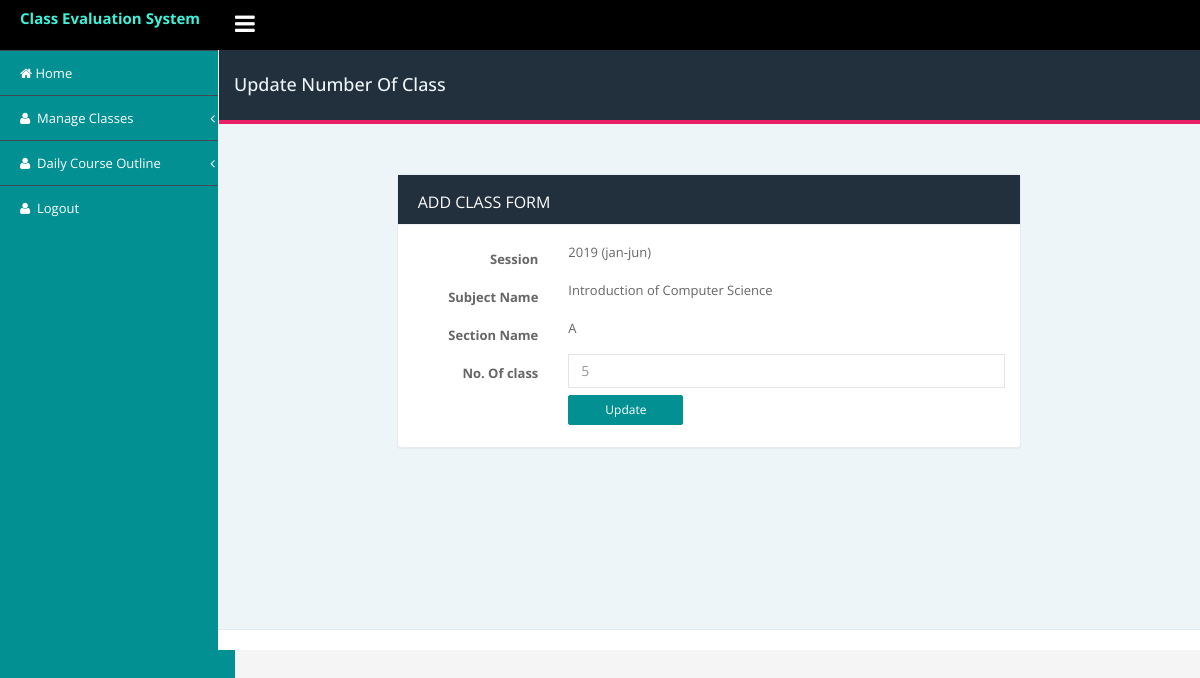
The app's page /admin/class/update_class.php?id=1 (signed in) with its own data.
### tables this page shows
CREATE TABLE `teacher` (
  `id` int(11) NOT NULL,
  `teacher_id` varchar(250) DEFAULT NULL COMMENT 'same as member id',
  `name` varchar(250) DEFAULT NULL,
  `status` int(11) NOT NULL DEFAULT '1',
  `created_at` datetime DEFAULT NULL,
  `updated_at` timestamp NULL DEFAULT CURRENT_TIMESTAMP
);

CREATE TABLE `session` (
  `id` int(11) NOT NULL,
  `session_name` varchar(255) DEFAULT NULL,
  `year` year(4) NOT NULL,
  `status` tinyint(4) DEFAULT '1',
  `created_at` datetime DEFAULT NULL,
  `updated_at` timestamp NULL DEFAULT CURRENT_TIMESTAMP
);

CREATE TABLE `subject` (
  `id` int(11) NOT NULL,
  `subject_id` varchar(150) DEFAULT NULL,
  `subject_name` varchar(255) NOT NULL,
  `semester` int(11) DEFAULT NULL,
  `status` tinyint(4) NOT NULL DEFAULT '1' COMMENT '1=active,0=inactive',
  `created_at` datetime NOT NULL,
  `updated_at` timestamp NOT NULL DEFAULT CURRENT_TIMESTAMP
);

CREATE TABLE `section` (
  `id` int(11) NOT NULL,
  `section_name` varchar(255) DEFAULT NULL,
  `status` tinyint(4) DEFAULT '1' COMMENT '1=active,0=inactive',
  `created_at` datetime DEFAULT NULL,
  `updated_at` timestamp NULL DEFAULT NULL
);

CREATE TABLE `assign_class` (
  `id` bigint(20) NOT NULL,
  `assign_teacher_id` bigint(20) DEFAULT NULL COMMENT 'this id is from assign teacher table',
  `number_of_class` bigint(20) DEFAULT NULL,
  `created_at` datetime DEFAULT CURRENT_TIMESTAMP,
  `updated_at` timestamp NULL DEFAULT CURRENT_TIMESTAMP
);

### admin/class/update_class.php (the view, shortened to what this page needs)
<?php include('../includes/db/connection_db.php');?>
<!DOCTYPE html>
<html lang="en">
<head>
        <?php include('../includes/head_link.php');?>
    </head>
    <body class="fixed-top">
        <div id="wrapper">
             <?php include('../includes/nav_header.php');?>
            <div class="page-container">
                <?php include('../includes/left_sidebar.php');?>
                <div class="page-content-wrapper">
                    <div class="content-wrapper container">
                        <div class="row">
                            <div class="col-sm-12">
                                <div class="page-title">
                                    <div class="row">
                                        <h4 class="pull-left">Update Number Of Class</h4>
                                    </div>
                                </div>
                            </div>
                        </div>
                        <div class="row">
                            <div class="col-md-8 col-md-offset-2">
                                <div class="panel panel-card margin-b-30">
                                    <div class="panel-heading">
                                      Add Class Form
                                    </div>
                                    <div class="panel-body">
                                    <form class="form-horizontal" method="post" action="<?=$base?>/sql/update_sql.php">
                                    <?php
                                          if(isset($_GET['id'])){
                                          $a_class_id = $_GET['id'];
                                          $sql = "SELECT teacher.name as name,
                                          a_class.number_of_class as number_of_class,
                                          a_class.id as a_class_id,
                                          section.section_name as section,
                                          session.session_name as session,
                                          session.year as s_year,
                                          subject.subject_name as subject
                                          from assign_teacher as ast
                                          left join session
                                          on ast.session_id=session.id
                                          left join section
                                          on ast.section_id=section.id
                                          left join assign_class as a_class
                                          on a_class.assign_teacher_id = ast.id
                                          left join teacher
                                          on teacher.teacher_id=ast.teacher_id
                                          left join subject
                                          on subject.id=ast.subject_id
                                          where a_class.id =$a_class_id
                                          ";
                                          $query=$conn->query($sql);
                                          if($query->num_rows > 0) {
                                              while($data = $query->fetch_assoc()){
                                                 $section=$data['section'];
                                                 $session=$data['session'];
                                                 $s_year=$data['s_year'];
                                                 $subject=$data['subject'];
                                                 $number_of_class=$data['number_of_class'];
                                                 ?>
                                            <div class="form-group">
                                            <label class="col-lg-3 control-label">Session
                                            </label>
                                            <div class="col-lg-9">
                                            <?php echo $s_year." (".$session.")";?>
                                            </div>
                                            </div>
                                            <div class="form-group">
                                            <label class="col-lg-3 control-label">Subject Name
                                            </label>
                                            <div class="col-lg-9">
                                            <?=$subject;?>
                                            </div>
                                            </div>
                                            <div class="form-group">
                                            <label class="col-lg-3 control-label">Section Name
                                            </label>
                                            <div class="col-lg-9">
                                            <?=$section;?>
                                            </div>
                                            </div>
                                            <div class="form-group">
                                                <label class="col-lg-3 control-label">No. Of class
                                                </label>
                                            <div class="col-lg-9">
                                            <input type="number" name="total_class_number" placeholder="Enter total number of class" value="<?=$number_of_class?>" class="form-control">
                                            </div>
                                            </div>
                                            <div class="form-group">
                                                <div class="col-lg-offset-3 col-lg-9">
                                                    <input type="submit" class="btn btn-sm btn-primary" name="update_no_of_class" value="update">
                                                </div>
                                            </div>
                                            <?php   }
                                          }
                                        }
                                        ?>
                                        </form>
                                    </div>
                                </div>
                            </div>
                        </div>
                    </div>
                  <?php include('../includes/footer.php');?>
            </div>
        </div>
    </body>
</html>

### admin/assets/css/style.css (style rules this page uses)
body { font-family: 'Open Sans', sans-serif; font-size: 13px; line-height: 1.42857143; color: #666; background-color: #f5f5f5; min-height: 100%; margin: 0px; padding: 0px; line-height: 24px; overflow-x: hidden; font-weight: 400; }
.margin-b-30 { margin:20px 0px; }
.btn-primary { color: #fff; background-color: #36c6d3; border-color: #039092; }
.btn:not(.btn-raised).btn-primary, .input-group-btn .btn:not(.btn-raised).btn-primary { color: #fff; }
.btn.btn-sm, .input-group-btn .btn.btn-sm, .btn-group-sm .btn, .btn-group-sm .input-group-btn .btn { padding: 5px 36px; }
.panel { min-width:250px; }
.btn { text-transform: capitalize; font-weight: 400; letter-spacing: 0px; border-radius:2px; -webkit-border-radius: 2px; }
.form-control,.form-control[disabled], .form-control[readonly], fieldset[disabled] .form-control { border-radius: 0px; box-shadow: none; border: 1px solid rgba(0,0,0,0.1); color: #999; background-color: transparent; }
.btn-primary { background-color: #039092; }
.fixed-top .page-container { margin-top: 50px; }
.page-container { margin: 0; padding: 0; position: relative; }
.content-wrapper.container { width: 100%; }
.page-title { margin: 0px; margin-left: -14px; margin-right: -15px; padding-left: 30px; padding-right: 30px; padding-top: 15px; padding-bottom: 15px; margin-bottom: 30px; background-color: #222f3c; color:#eef5f9!important; border-bottom: 4px solid #E91E63; }
.content-wrapper.container { padding-bottom:45px; }
.page-content-wrapper { margin-left: 218px; margin-top: 0; min-height: 600px; background: #eef5f9; position: relative; }
.panel { border: 1px solid #e7ecf1!important; border-radius: 0px; }
.panel-heading { border-bottom: 1px solid #eef1f5; padding: 15px 20px 10px; border-top-left-radius: 0px; border-top-right-radius: 0px; font-size: 16px; text-transform:uppercase; }
.form-group { padding-bottom: 7px; margin: 0px 0 0 0; }
[class*="panel-"] > .panel-heading { border: 0; border-bottom: 1px solid #eef1f5; background-color: #222f3c; color: #fff; }
.panel { margin-bottom: 20px; background-color: #fff; border: 1px solid transparent; border-radius: 4px; -webkit-box-shadow: 0 1px 1px rgba(0,0,0,.05); box-shadow: 0 1px 1px rgba(0,0,0,.05); }

### records on screen
teacher: session.year "2019", session.session_name "jan-jun", subject.subject_name "Introduction of Computer Science", section.section_name "A", total_class_number "5"
